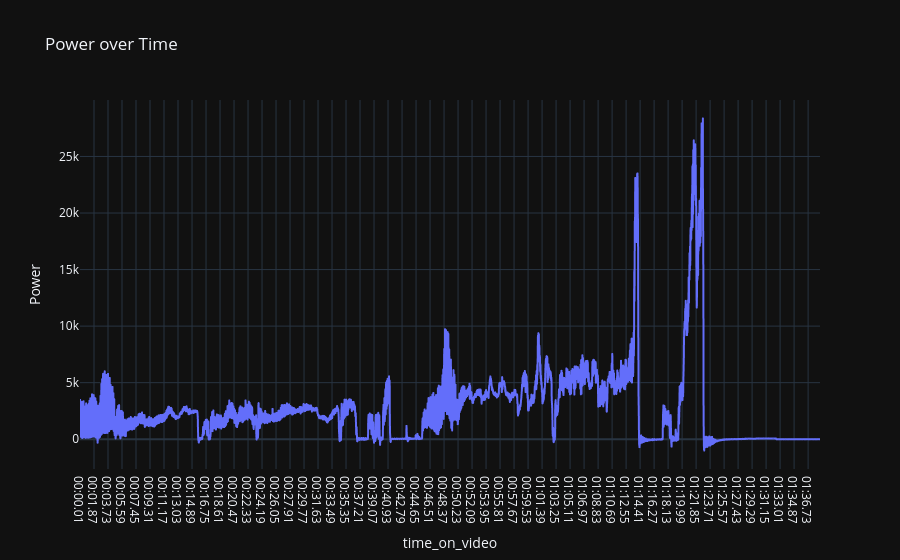

Notebook code cell kept with this figure:
### Code cell
fig = px.line(df_video, x='time_on_video', y='Power', title='Power over Time')
fig.show()

### Figure 1 — Plotly figure (JSON) as saved in the notebook; plotly's stock layout.template omitted (floating-point values rounded to 4 significant figures; data arrays with more than 128 entries replaced by an {"elided": "..."} marker saying what was removed)
{"data": [{"hovertemplate": "time_on_video=%{x}<br>Power=%{y}<extra></extra>", "legendgroup": "", "line": {"color": "#636efa", "dash": "solid"}, "marker": {"symbol": "circle"}, "mode": "lines", "name": "", "showlegend": false, "x": {"elided": "10924 str values"}, "xaxis": "x", "y": {"elided": "10924 float values"}, "yaxis": "y", "type": "scattergl"}], "layout": {"xaxis": {"anchor": "y", "domain": [0.0, 1.0], "title": {"text": "time_on_video"}}, "yaxis": {"anchor": "x", "domain": [0.0, 1.0], "title": {"text": "Power"}}, "legend": {"tracegroupgap": 0}, "title": {"text": "Power over Time"}}}
